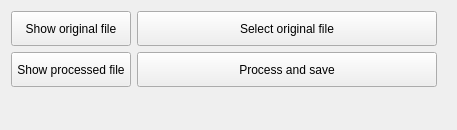
<?xml version="1.0" encoding="UTF-8"?>
<ui version="4.0">
 <class>MainWindow</class>
 <widget class="QMainWindow" name="MainWindow">
  <property name="geometry">
   <rect>
    <x>0</x>
    <y>0</y>
    <width>457</width>
    <height>130</height>
   </rect>
  </property>
  <property name="minimumSize">
   <size>
    <width>300</width>
    <height>110</height>
   </size>
  </property>
  <property name="windowTitle">
   <string>MainWindow</string>
  </property>
  <widget class="QWidget" name="centralWidget">
   <layout class="QFormLayout" name="formLayout">
    <item row="0" column="0">
     <widget class="QPushButton" name="showOriginalButton">
      <property name="minimumSize">
       <size>
        <width>120</width>
        <height>35</height>
       </size>
      </property>
      <property name="maximumSize">
       <size>
        <width>220</width>
        <height>50</height>
       </size>
      </property>
      <property name="text">
       <string>Show original file</string>
      </property>
     </widget>
    </item>
    <item row="0" column="1">
     <widget class="QPushButton" name="loadButton">
      <property name="minimumSize">
       <size>
        <width>120</width>
        <height>35</height>
       </size>
      </property>
      <property name="maximumSize">
       <size>
        <width>300</width>
        <height>50</height>
       </size>
      </property>
      <property name="text">
       <string>Select original file</string>
      </property>
     </widget>
    </item>
    <item row="2" column="0">
     <widget class="QPushButton" name="ShowProcessedButton">
      <property name="minimumSize">
       <size>
        <width>120</width>
        <height>35</height>
       </size>
      </property>
      <property name="maximumSize">
       <size>
        <width>220</width>
        <height>50</height>
       </size>
      </property>
      <property name="text">
       <string>Show processed file</string>
      </property>
     </widget>
    </item>
    <item row="2" column="1">
     <widget class="QPushButton" name="saveButton">
      <property name="minimumSize">
       <size>
        <width>120</width>
        <height>35</height>
       </size>
      </property>
      <property name="maximumSize">
       <size>
        <width>300</width>
        <height>50</height>
       </size>
      </property>
      <property name="text">
       <string>Process and save</string>
      </property>
     </widget>
    </item>
    <item row="3" column="0">
     <widget class="QLabel" name="label">
      <property name="text">
       <string/>
      </property>
     </widget>
    </item>
   </layout>
  </widget>
 </widget>
 <layoutdefault spacing="6" margin="11"/>
 <resources/>
 <connections/>
</ui>
